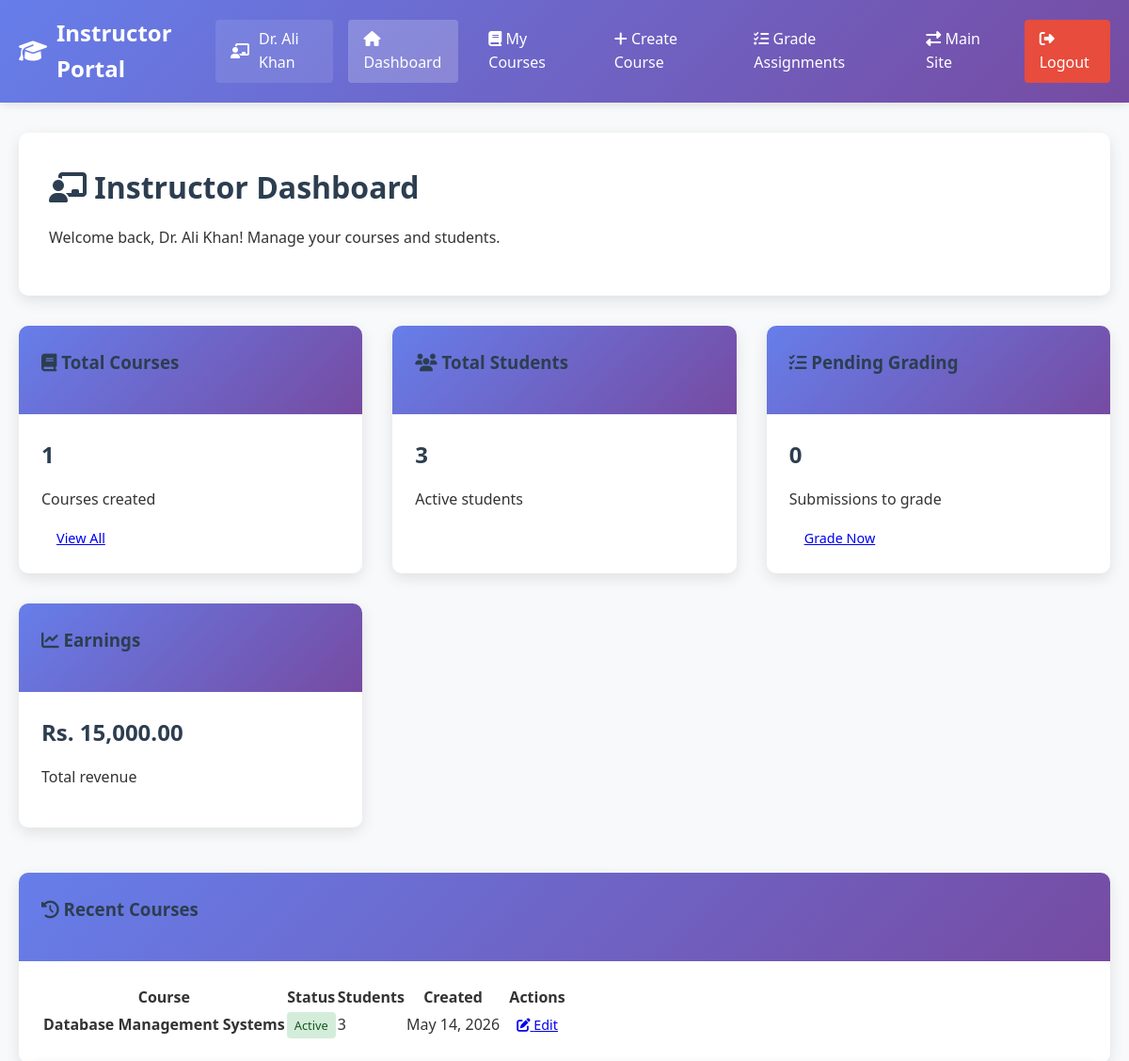
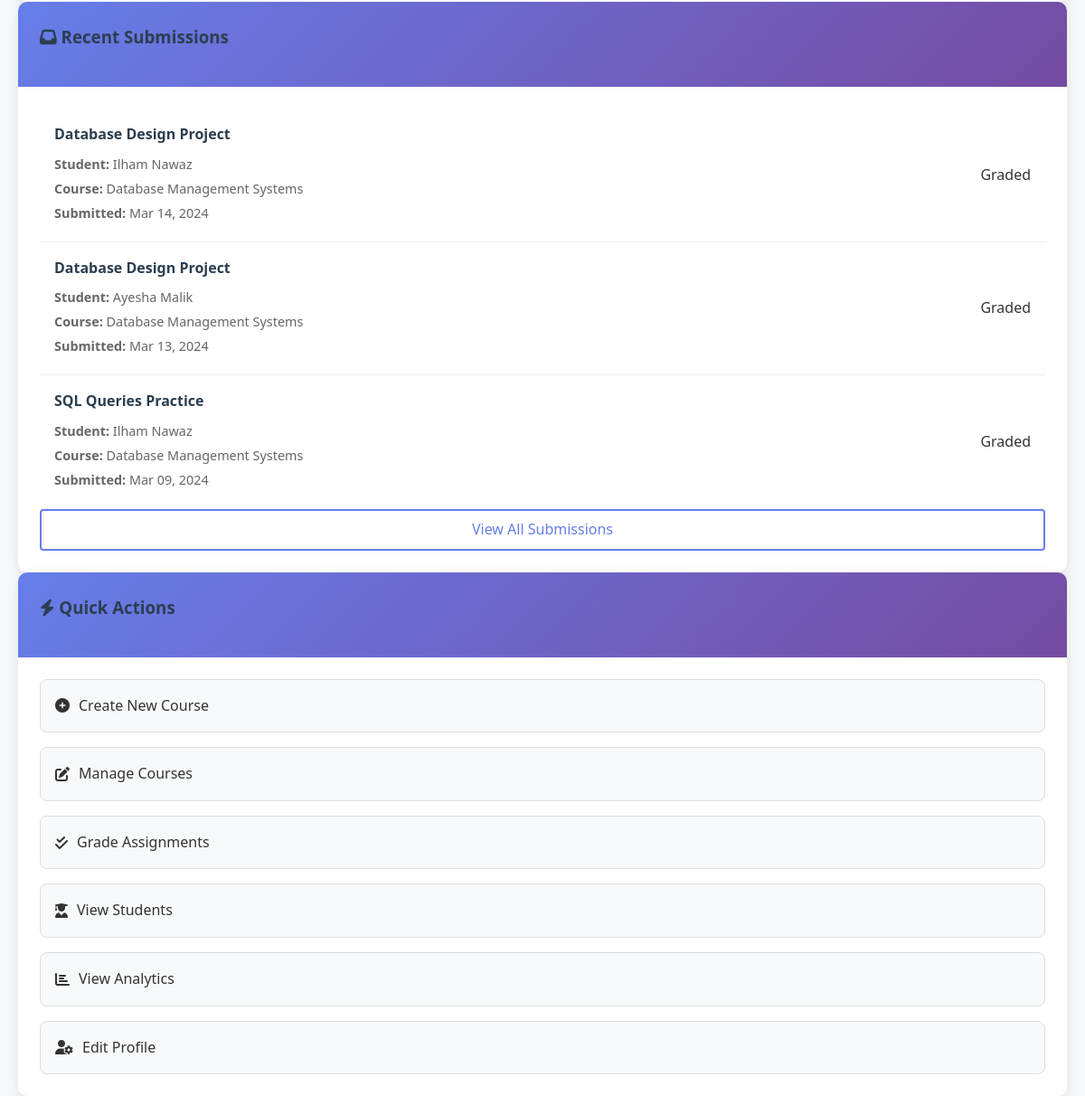
Screenshot of /instructor/index.php (signed in) with the database file from the repository (2 pictures, top to bottom).
### tables this page shows
CREATE TABLE instructor (
    Instructor_ID INT PRIMARY KEY AUTO_INCREMENT,
    Name VARCHAR(50) NOT NULL,
    Email VARCHAR(50) UNIQUE NOT NULL,
    Phone VARCHAR(20),
    Qualification VARCHAR(100),
    Specialization VARCHAR(100),
    Bio TEXT,
    Password VARCHAR(255) NOT NULL,
    Profile_Image VARCHAR(255),
    Joining_Date TIMESTAMP DEFAULT CURRENT_TIMESTAMP,
    Status ENUM('active', 'inactive', 'pending') DEFAULT 'pending',
    Last_Login TIMESTAMP NULL
);

CREATE TABLE course (
    Course_ID INT PRIMARY KEY AUTO_INCREMENT,
    Title VARCHAR(100) NOT NULL,
    Description TEXT,
    Category VARCHAR(50),
    Level ENUM('Beginner', 'Intermediate', 'Advanced') DEFAULT 'Beginner',
    Price DECIMAL(10,2) DEFAULT 0.00,
    Duration INT COMMENT 'Duration in hours',
    Thumbnail VARCHAR(255),
    FK_Instructor_ID INT,
    Created_Date TIMESTAMP DEFAULT CURRENT_TIMESTAMP,
    Updated_Date TIMESTAMP DEFAULT CURRENT_TIMESTAMP ON UPDATE CURRENT_TIMESTAMP,
    Status ENUM('active', 'draft', 'archived') DEFAULT 'draft',
    FOREIGN KEY (FK_Instructor_ID) REFERENCES instructor(Instructor_ID) ON DELETE SET NULL
);

CREATE TABLE submission (
    Sub_ID INT PRIMARY KEY AUTO_INCREMENT,
    FK_Assign_ID INT NOT NULL,
    FK_Student_ID INT NOT NULL,
    File_Link VARCHAR(255),
    Submission_Date DATE,
    Grade DECIMAL(5,2) NULL,
    Feedback TEXT,
    Status ENUM('submitted', 'graded', 'late', 'missing') DEFAULT 'submitted',
    FOREIGN KEY (FK_Assign_ID) REFERENCES assignment(Assign_ID) ON DELETE CASCADE,
    FOREIGN KEY (FK_Student_ID) REFERENCES student(Student_ID) ON DELETE CASCADE,
    UNIQUE KEY unique_submission (FK_Assign_ID, FK_Student_ID)
);

CREATE TABLE assignment (
    Assign_ID INT PRIMARY KEY AUTO_INCREMENT,
    Title VARCHAR(100) NOT NULL,
    Description TEXT,
    FK_Course_ID INT NOT NULL,
    Due_Date DATE,
    Max_Score INT DEFAULT 100,
    Created_Date TIMESTAMP DEFAULT CURRENT_TIMESTAMP,
    FOREIGN KEY (FK_Course_ID) REFERENCES course(Course_ID) ON DELETE CASCADE
);

CREATE TABLE student (
    Student_ID INT PRIMARY KEY AUTO_INCREMENT,
    Name VARCHAR(50) NOT NULL,
    Email VARCHAR(50) UNIQUE NOT NULL,
    Phone VARCHAR(20),
    Password VARCHAR(255) NOT NULL,
    Date_of_Birth DATE,
    Address TEXT,
    Profile_Image VARCHAR(255),
    Registration_Date TIMESTAMP DEFAULT CURRENT_TIMESTAMP,
    Status ENUM('active', 'inactive', 'suspended') DEFAULT 'active',
    Last_Login TIMESTAMP NULL
);

### config.php (called while the page is built, shortened)
<?php
$conn = new mysqli(DB_HOST, DB_USER, DB_PASS, DB_NAME);
$conn->set_charset("utf8mb4");
function isLoggedIn() {
    return isset($_SESSION['user_id']);
}
function getCurrentUser() {
    global $conn;
    $user_id = $_SESSION['user_id'];
    $user_type = $_SESSION['user_type'];
    if ($user_type == 'student') {
        $table = 'STUDENT';
        $id_field = 'Student_ID';
    } elseif ($user_type == 'instructor') {
        $table = 'INSTRUCTOR';
        $id_field = 'Instructor_ID';
    } elseif ($user_type == 'admin') {
        $table = 'ADMIN';
        $id_field = 'Admin_ID';
    } else {
        return null;
    }
    $sql = "SELECT * FROM $table WHERE $id_field = ?";
    $stmt = $conn->prepare($sql);
    $stmt->bind_param("i", $user_id);
    $stmt->execute();
    $result = $stmt->get_result();
    return $result->fetch_assoc();
}
?>

### instructor/index.php (the view, shortened to what this page needs)
<?php
require_once '../config.php';
$instructor = getCurrentUser();
$instructor_id = $_SESSION['user_id'];
?>
<!DOCTYPE html>
<html lang="en">
<head>
    <link rel="stylesheet" href="../css/style.css">
    <link rel="stylesheet" href="https://cdnjs.cloudflare.com/ajax/libs/font-awesome/6.4.0/css/all.min.css">
</head>
<body>
    <nav class="navbar">
        <div class="container">
            <a href="index.php" class="logo">
                <i class="fas fa-graduation-cap"></i>
                Instructor Portal
            </a>
            <div class="nav-menu">
                <span class="user-greeting">
                    <i class="fas fa-chalkboard-teacher"></i> <?php echo $instructor['Name']; ?>
                </span>
                <a href="index.php" class="active"><i class="fas fa-home"></i> Dashboard</a>
                <a href="my_courses.php"><i class="fas fa-book"></i> My Courses</a>
                <a href="create_course.php"><i class="fas fa-plus"></i> Create Course</a>
                <a href="grade_assignments.php"><i class="fas fa-tasks"></i> Grade Assignments</a>
                <a href="../dashboard.php"><i class="fas fa-exchange-alt"></i> Main Site</a>
                <a href="../logout.php" class="btn-danger"><i class="fas fa-sign-out-alt"></i> Logout</a>
            </div>
        </div>
    </nav>
    <div class="container">
        <div class="dashboard-header">
            <h1><i class="fas fa-chalkboard-teacher"></i> Instructor Dashboard</h1>
            <p>Welcome back, <?php echo $instructor['Name']; ?>! Manage your courses and students.</p>
        </div>
        <div class="dashboard-grid">
            <?php
            $stats_sql = [
                'total_courses' => "SELECT COUNT(*) as count FROM COURSE WHERE FK_Instructor_ID = ?",
                'active_courses' => "SELECT COUNT(*) as count FROM COURSE WHERE FK_Instructor_ID = ? AND Status = 'active'",
                'total_students' => "SELECT COUNT(DISTINCT e.FK_Student_ID) as count
                                   FROM ENROLLMENT e
                                   JOIN COURSE c ON e.FK_Course_ID = c.Course_ID
                                   WHERE c.FK_Instructor_ID = ? AND e.Status = 'active'",
                'pending_grading' => "SELECT COUNT(*) as count
                                    FROM SUBMISSION s
                                    JOIN ASSIGNMENT a ON s.FK_Assign_ID = a.Assign_ID
                                    JOIN COURSE c ON a.FK_Course_ID = c.Course_ID
                                    WHERE c.FK_Instructor_ID = ? AND s.Status = 'submitted'"
            ];
            $stats = [];
            foreach ($stats_sql as $key => $sql) {
                $stmt = $conn->prepare($sql);
                $stmt->bind_param("i", $instructor_id);
                $stmt->execute();
                $result = $stmt->get_result();
                $stats[$key] = $result->fetch_assoc();
            }
            ?>
            <div class="dashboard-card">
                <div class="card-header">
                    <h3><i class="fas fa-book"></i> Total Courses</h3>
                </div>
                <div class="card-body">
                    <h2><?php echo $stats['total_courses']['count']; ?></h2>
                    <p>Courses created</p>
                    <a href="my_courses.php" class="btn-small">View All</a>
                </div>
            </div>
            <div class="dashboard-card">
                <div class="card-header">
                    <h3><i class="fas fa-users"></i> Total Students</h3>
                </div>
                <div class="card-body">
                    <h2><?php echo $stats['total_students']['count']; ?></h2>
                    <p>Active students</p>
                </div>
            </div>
            <div class="dashboard-card">
                <div class="card-header">
                    <h3><i class="fas fa-tasks"></i> Pending Grading</h3>
                </div>
                <div class="card-body">
                    <h2><?php echo $stats['pending_grading']['count']; ?></h2>
                    <p>Submissions to grade</p>
                    <a href="grade_assignments.php" class="btn-small">Grade Now</a>
                </div>
            </div>
            <div class="dashboard-card">
                <div class="card-header">
                    <h3><i class="fas fa-chart-line"></i> Earnings</h3>
                </div>
                <div class="card-body">
                    <h2>Rs. <?php
                    $sql = "SELECT SUM(p.Amount) as total
                           FROM PAYMENT p
                           JOIN COURSE c ON p.FK_Course_ID = c.Course_ID
                           WHERE c.FK_Instructor_ID = ? AND p.Status = 'completed'";
                    $stmt = $conn->prepare($sql);
                    $stmt->bind_param("i", $instructor_id);
                    $stmt->execute();
                    $result = $stmt->get_result();
                    $earnings = $result->fetch_assoc();
                    echo number_format($earnings['total'] ?? 0, 2);
                    ?></h2>
                    <p>Total revenue</p>
                </div>
            </div>
        </div>
        <div class="dashboard-card">
            <div class="card-header">
                <h3><i class="fas fa-history"></i> Recent Courses</h3>
            </div>
            <div class="card-body">
                <?php
                $sql = "SELECT c.*, COUNT(e.Enroll_ID) as StudentCount
                       FROM COURSE c
                       LEFT JOIN ENROLLMENT e ON c.Course_ID = e.FK_Course_ID
                       WHERE c.FK_Instructor_ID = ?
                       GROUP BY c.Course_ID
                       ORDER BY c.Created_Date DESC
                       LIMIT 5";
                $stmt = $conn->prepare($sql);
                $stmt->bind_param("i", $instructor_id);
                $stmt->execute();
                $result = $stmt->get_result();
                if ($result->num_rows > 0) {
                    echo '<table class="data-table">';
                    echo '<thead>
                            <tr>
                                <th>Course</th>
                                <th>Status</th>
                                <th>Students</th>
                                <th>Created</th>
                                <th>Actions</th>
                            </tr>
                          </thead>
                          <tbody>';
                    while($row = $result->fetch_assoc()) {
                        echo '<tr>';
                        echo '<td><strong>' . htmlspecialchars($row['Title']) . '</strong></td>';
                        echo '<td><span class="status-badge ' . $row['Status'] . '">' . ucfirst($row['Status']) . '</span></td>';
                        echo '<td>' . $row['StudentCount'] . '</td>';
                        echo '<td>' . date('M d, Y', strtotime($row['Created_Date'])) . '</td>';
                        echo '<td>
                                <a href="edit_course.php?id=' . $row['Course_ID'] . '" class="btn-small">
                                    <i class="fas fa-edit"></i> Edit
                                </a>
                              </td>';
                        echo '</tr>';
                    }
                    echo '</tbody></table>';
                } else {
                    echo '<p>You haven\'t created any courses yet.</p>';
                    echo '<a href="create_course.php" class="btn-primary">Create Your First Course</a>';
                }
                ?>
            </div>
        </div>
        <div class="dashboard-card">
            <div class="card-header">
                <h3><i class="fas fa-inbox"></i> Recent Submissions</h3>
            </div>
            <div class="card-body">
                <?php
                $sql = "SELECT s.*, a.Title as AssignmentTitle, stu.Name as StudentName,
                       c.Title as CourseTitle
                       FROM SUBMISSION s
                       JOIN ASSIGNMENT a ON s.FK_Assign_ID = a.Assign_ID
                       JOIN COURSE c ON a.FK_Course_ID = c.Course_ID
                       JOIN STUDENT stu ON s.FK_Student_ID = stu.Student_ID
                       WHERE c.FK_Instructor_ID = ?
                       ORDER BY s.Submission_Date DESC
                       LIMIT 5";
                $stmt = $conn->prepare($sql);
                $stmt->bind_param("i", $instructor_id);
                $stmt->execute();
                $result = $stmt->get_result();
                if ($result->num_rows > 0) {
                    while($row = $result->fetch_assoc()) {
                        ?>
                        <div class="submission-item">
                            <div class="submission-info">
                                <h4><?php echo htmlspecialchars($row['AssignmentTitle']); ?></h4>
                                <p><strong>Student:</strong> <?php echo htmlspecialchars($row['StudentName']); ?></p>
                                <p><strong>Course:</strong> <?php echo htmlspecialchars($row['CourseTitle']); ?></p>
                                <p><strong>Submitted:</strong> <?php echo date('M d, Y', strtotime($row['Submission_Date'])); ?></p>
                            </div>
                            <div class="submission-actions">
                                <?php if ($row['Status'] == 'submitted'): ?>
                                    <a href="grade_submission.php?id=<?php echo $row['Sub_ID']; ?>"
                                       class="btn-primary btn-small">
                                        <i class="fas fa-check"></i> Grade
                                    </a>
                                <?php else: ?>
                                    <span class="badge badge-success">Graded</span>
                                <?php endif; ?>
                            </div>
                        </div>
                        <?php
                    }
                } else {
                    echo '<p>No recent submissions.</p>';
                }
                ?>
                <a href="grade_assignments.php" class="btn-outline btn-block">View All Submissions</a>
            </div>
        </div>
        <div class="dashboard-card">
            <div class="card-header">
                <h3><i class="fas fa-bolt"></i> Quick Actions</h3>
            </div>
            <div class="card-body">
                <div class="action-buttons">
                    <a href="create_course.php" class="btn-action">
                        <i class="fas fa-plus-circle"></i> Create New Course
                    </a>
                    <a href="my_courses.php" class="btn-action">
                        <i class="fas fa-edit"></i> Manage Courses
                    </a>
                    <a href="grade_assignments.php" class="btn-action">
                        <i class="fas fa-check-double"></i> Grade Assignments
                    </a>
                    <a href="students.php" class="btn-action">
                        <i class="fas fa-user-graduate"></i> View Students
                    </a>
                    <a href="analytics.php" class="btn-action">
                        <i class="fas fa-chart-bar"></i> View Analytics
                    </a>
                    <a href="profile.php" class="btn-action">
                        <i class="fas fa-user-cog"></i> Edit Profile
                    </a>
                </div>
            </div>
        </div>
    </div>
</body>
</html>

### rows the page displays
instructor: Name "Dr. Ali Khan"
course: Title "Database Management Systems", Status "Active", StudentCount "3", Created_Date "May 14, 2026"
submission: FK_Assign_ID.Title "Database Design Project", FK_Student_ID.Name "Ilham Nawaz", course.Title "Database Management Systems", Submission_Date "Mar 14, 2024", Status "Graded"
submission: FK_Assign_ID.Title "Database Design Project", FK_Student_ID.Name "Ayesha Malik", course.Title "Database Management Systems", Submission_Date "Mar 13, 2024", Status "Graded"
submission: FK_Assign_ID.Title "SQL Queries Practice", FK_Student_ID.Name "Ilham Nawaz", course.Title "Database Management Systems", Submission_Date "Mar 09, 2024", Status "Graded"

### other values shown
$stats['total_courses']['count'] "1"
$stats['total_students']['count'] "3"
$stats['pending_grading']['count'] "0"
$earnings['total'] "15,000.00"
